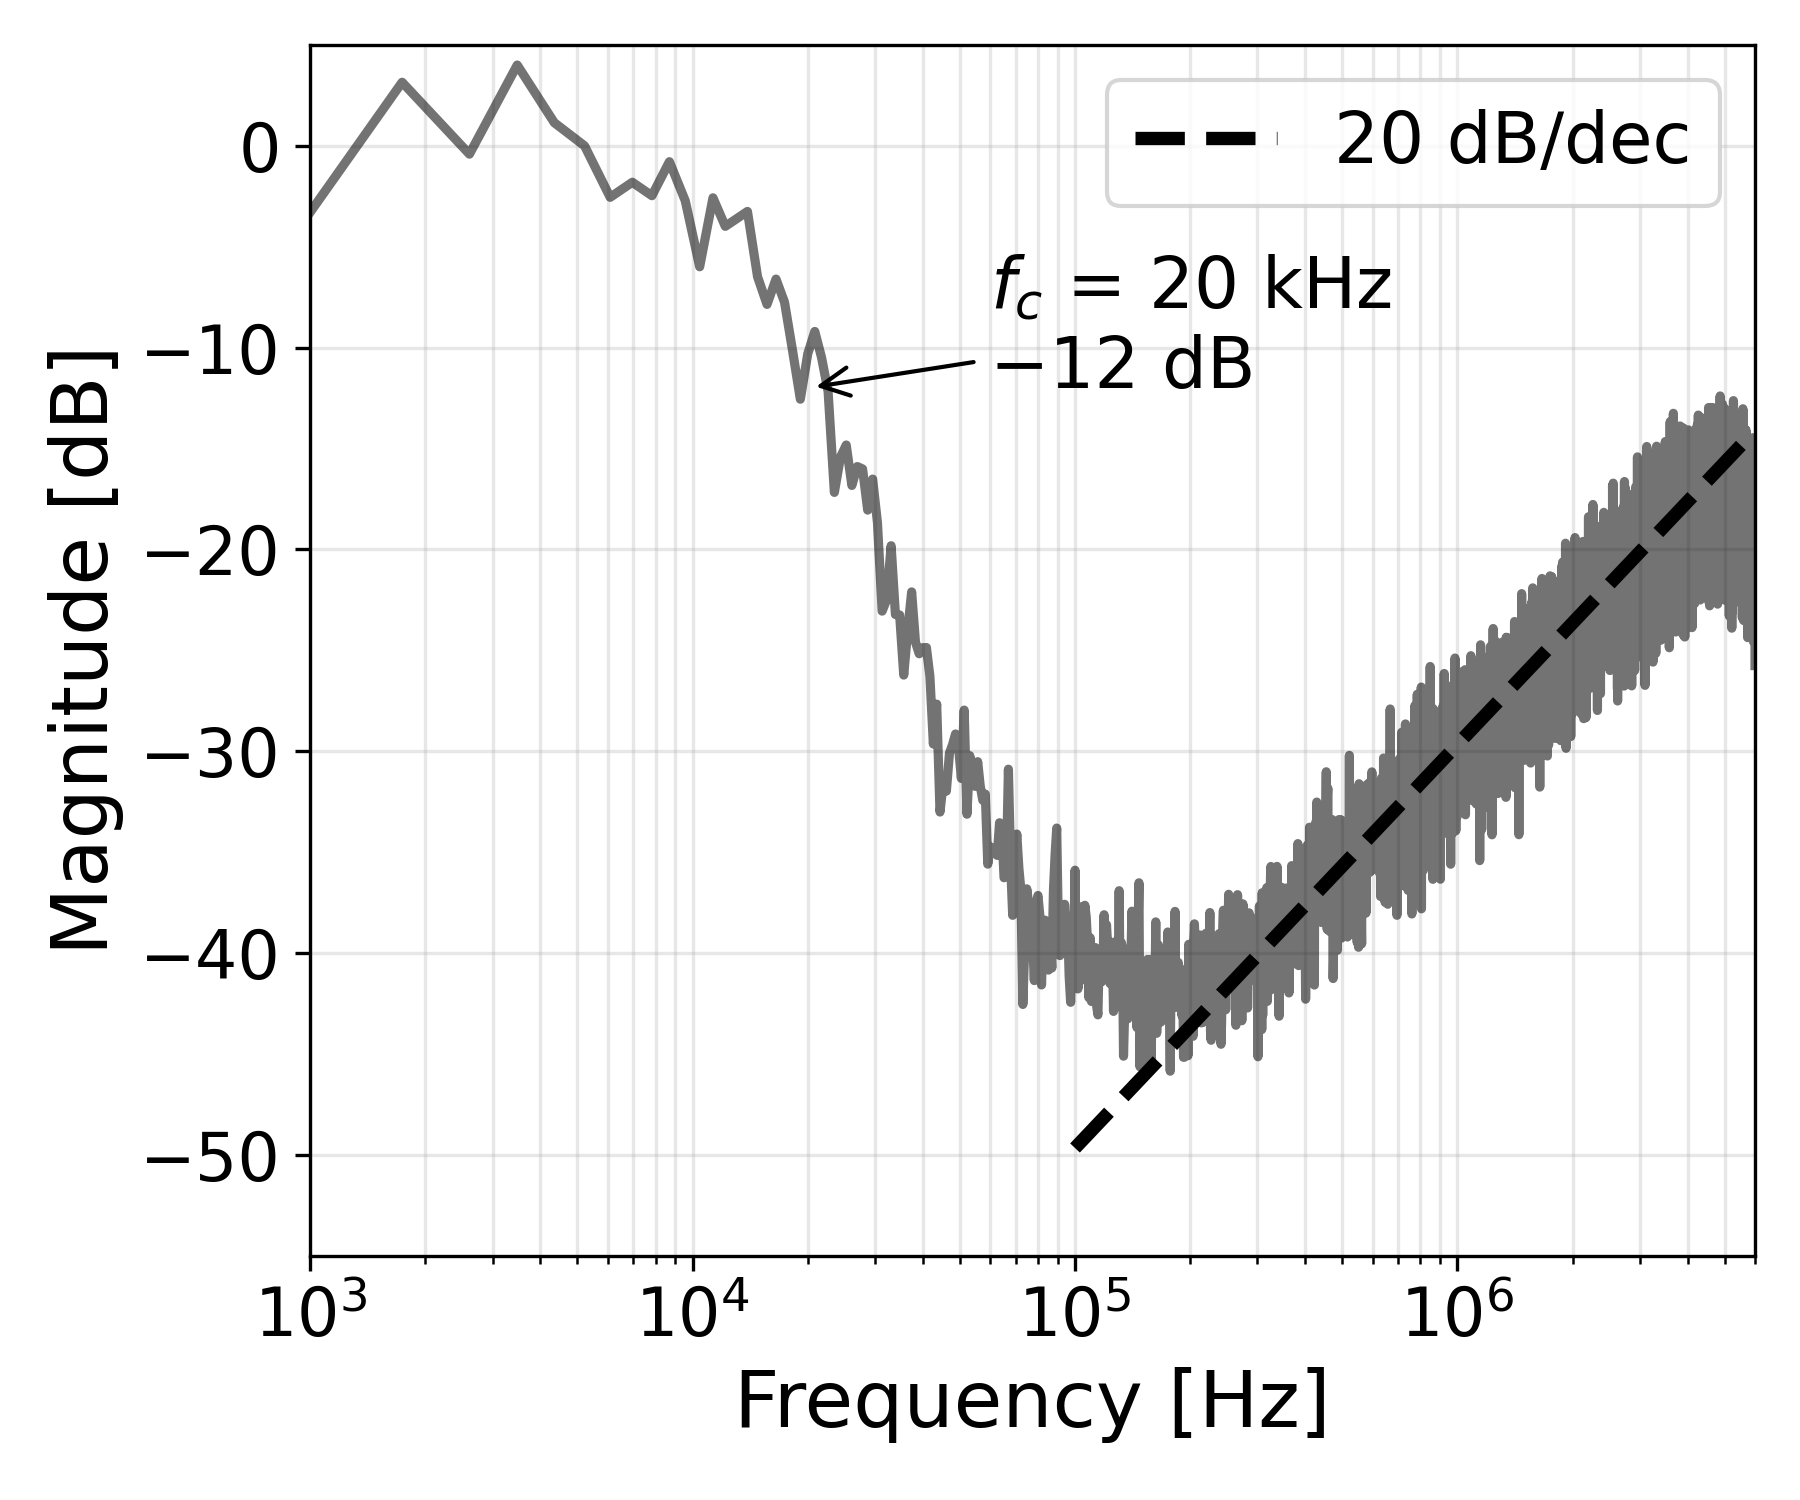

Source code (Python):
# SPDX-License-Identifier: MIT
#
# Copyright (c) 2026 The authors

import numpy as np
import matplotlib.pyplot as plt


NUM_FILES = 15         #15 spectrum analyzer segments covering 1 kHz - 6 MHz
FILE_PATH = "{i}.CSV"
# Plot range
FREQ_MIN = 1e3         
FREQ_MAX = 6e6         
MAG_MIN = -55         
MAG_MAX = 5          
OUTPUT_FILE = "fig9a_full_band_spectra_lfsr.png"
DPI = 300

# Passband normalization range (used to set 0 dB reference)
PB_LOW = 5e3           
PB_HIGH = 15e3

# 20 dB/dec reference line
REF_FREQ = 400e3       
REF_RANGE_LOW = 300e3  
REF_RANGE_HIGH = 500e3
REF_START = 100e3      
REF_STOP = 6e6         


all_freqs = []
all_mags = []

for i in range(NUM_FILES):
    fname = FILE_PATH.format(i=i)
    with open(fname, 'r') as f:
        for line in f:
            parts = line.strip().split(',')
            try:
                freq = float(parts[0])
                mag = float(parts[1])
                all_freqs.append(freq)
                all_mags.append(mag)
            except (ValueError, IndexError):
                continue

freqs = np.array(all_freqs)
mags = np.array(all_mags)


sort_idx = np.argsort(freqs)
freqs = freqs[sort_idx]
mags = mags[sort_idx]


_, unique_idx = np.unique(freqs, return_index=True)
freqs = freqs[unique_idx]
mags = mags[unique_idx]


mask = freqs > 100
freqs = freqs[mask]
mags = mags[mask]


pb_mask = (freqs > PB_LOW) & (freqs < PB_HIGH)
pb_level = np.max(mags[pb_mask])
mags_norm = mags - pb_level

fig, ax = plt.subplots(figsize=(6, 5))
ax.semilogx(freqs, mags_norm, color='black', alpha=0.55, linewidth=2.2)
ax.annotate('$f_c$ = 20 kHz\n−12 dB',
            xy=(20e3, -12), xytext=(60e3, -12),
            fontsize=17,
            arrowprops=dict(arrowstyle='->', color='black'),
            )


f_ref = np.logspace(np.log10(REF_START), np.log10(REF_STOP), 200)
anchor_mask = (freqs > REF_RANGE_LOW) & (freqs < REF_RANGE_HIGH)
anchor_level = np.median(mags_norm[anchor_mask])
ref_20 = anchor_level + 20 * np.log10(f_ref / REF_FREQ)
ax.plot(f_ref, ref_20, 'k--', linewidth=3.2, label='20 dB/dec')

ax.set_xlabel('Frequency [Hz]', fontsize=19)
ax.set_ylabel('Magnitude [dB]', fontsize=19)
ax.set_xlim([FREQ_MIN, FREQ_MAX])
ax.set_ylim([MAG_MIN, MAG_MAX])
ax.grid(True, which='both', alpha=0.3)
ax.legend(fontsize=17)

ax.tick_params(axis='both', which='major', labelsize=16)

plt.tight_layout()
plt.savefig(OUTPUT_FILE, dpi=DPI)
plt.show()
